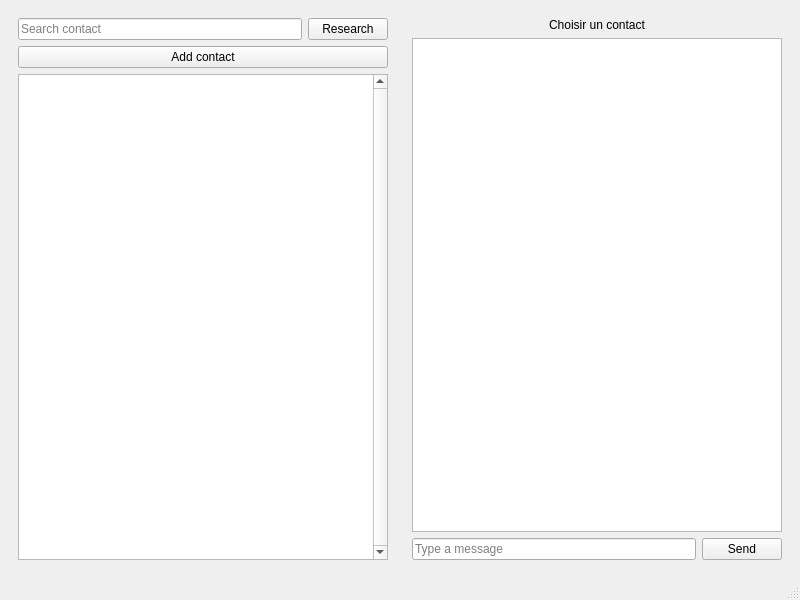
<?xml version="1.0" encoding="UTF-8"?>
<ui version="4.0">
 <class>MainWindow</class>
 <widget class="QMainWindow" name="MainWindow">
  <property name="geometry">
   <rect>
    <x>0</x>
    <y>0</y>
    <width>800</width>
    <height>600</height>
   </rect>
  </property>
  <property name="windowTitle">
   <string>Reseau de communication</string>
  </property>
  <widget class="QWidget" name="centralwidget">
   <layout class="QHBoxLayout" name="horizontalLayout">
    <item>
     <widget class="QWidget" name="sidebarWidget"><layout class="QVBoxLayout">
      <item>
       <layout class="QHBoxLayout">
        <item>
         <widget class="QLineEdit" name="searchLineEdit">
          <property name="placeholderText">
           <string>Search contact</string>
          </property>
         </widget>
        </item>
        <item>
         <widget class="QPushButton" name="searchButton">
          <property name="text">
           <string>Research</string>
          </property>
         </widget>
        </item>
       </layout>
      </item>
      <item>
        <widget class="QPushButton" name="addButton">
          <property name="text">
            <string>Add contact</string>
          </property>
        </widget>
      </item>
      <item>
       <widget class="QListWidget" name="contactList">
        <property name="verticalScrollBarPolicy">
         <enum>Qt::ScrollBarAlwaysOn</enum>
        </property>
       </widget>
      </item>
     </layout></widget>
    </item>
    <item>
     <widget class="QWidget" name="chatWidget"><layout class="QVBoxLayout">
      <item>
       <widget class="QLabel" name="contactNameLabel">
        <property name="text">
         <string>Choisir un contact</string>
        </property>
        <property name="alignment">
         <set>Qt::AlignCenter</set>
        </property>
       </widget>
      </item>
      <item>
       <widget class="QListWidget" name="chatDisplay"/>
      </item>
      <item>
       <layout class="QHBoxLayout">
        <item>
         <widget class="QLineEdit" name="messageLineEdit">
          <property name="placeholderText">
           <string>Type a message</string>
          </property>
         </widget>
        </item>
        <item>
         <widget class="QPushButton" name="sendButton">
          <property name="text">
           <string>Send</string>
          </property>
         </widget>
        </item>
       </layout>
      </item>
     </layout></widget>
    </item>
   </layout>
  </widget>
  <widget class="QStatusBar" name="statusBar"/>
 </widget>
 <resources/>
 <connections/>
</ui>
